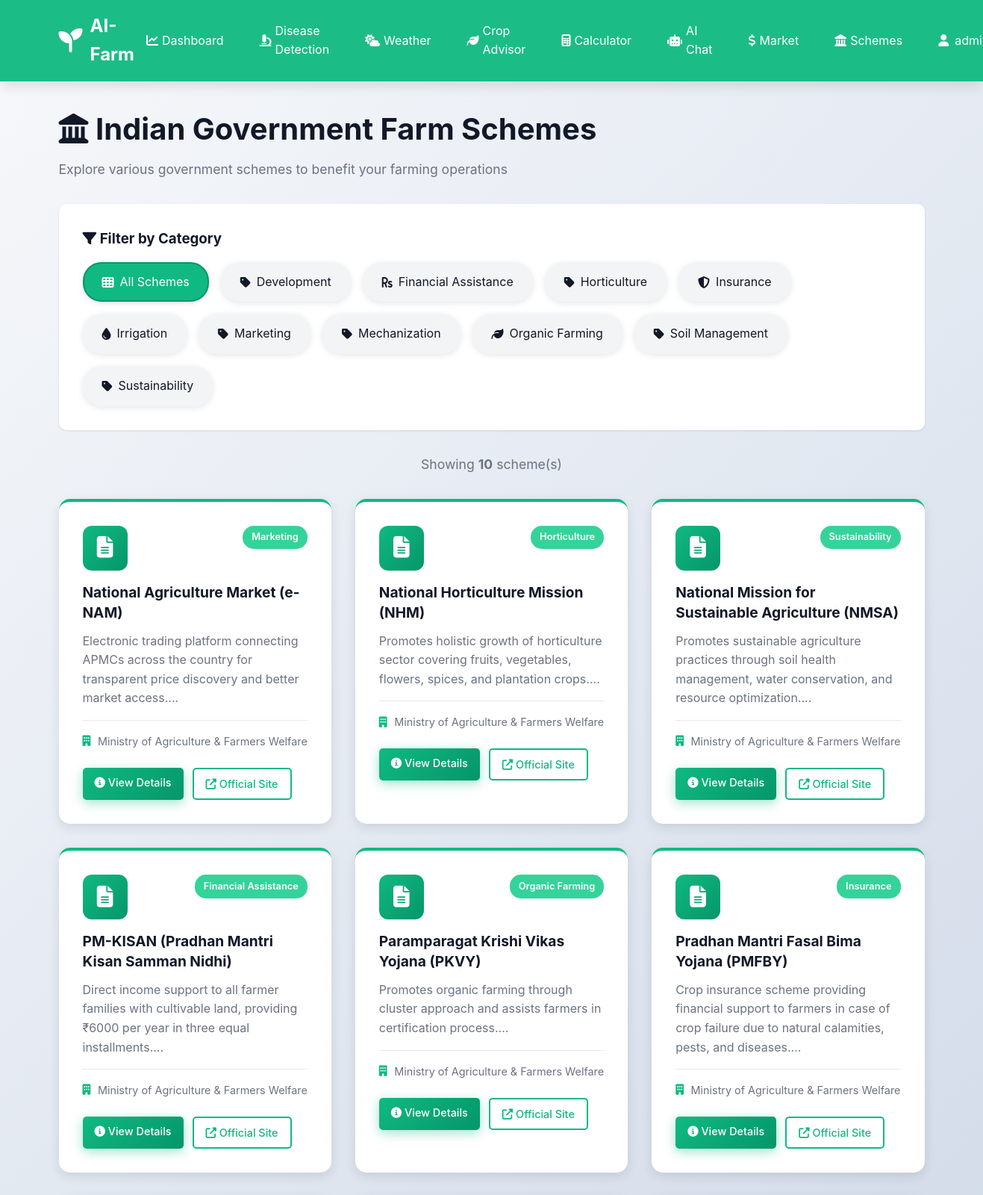
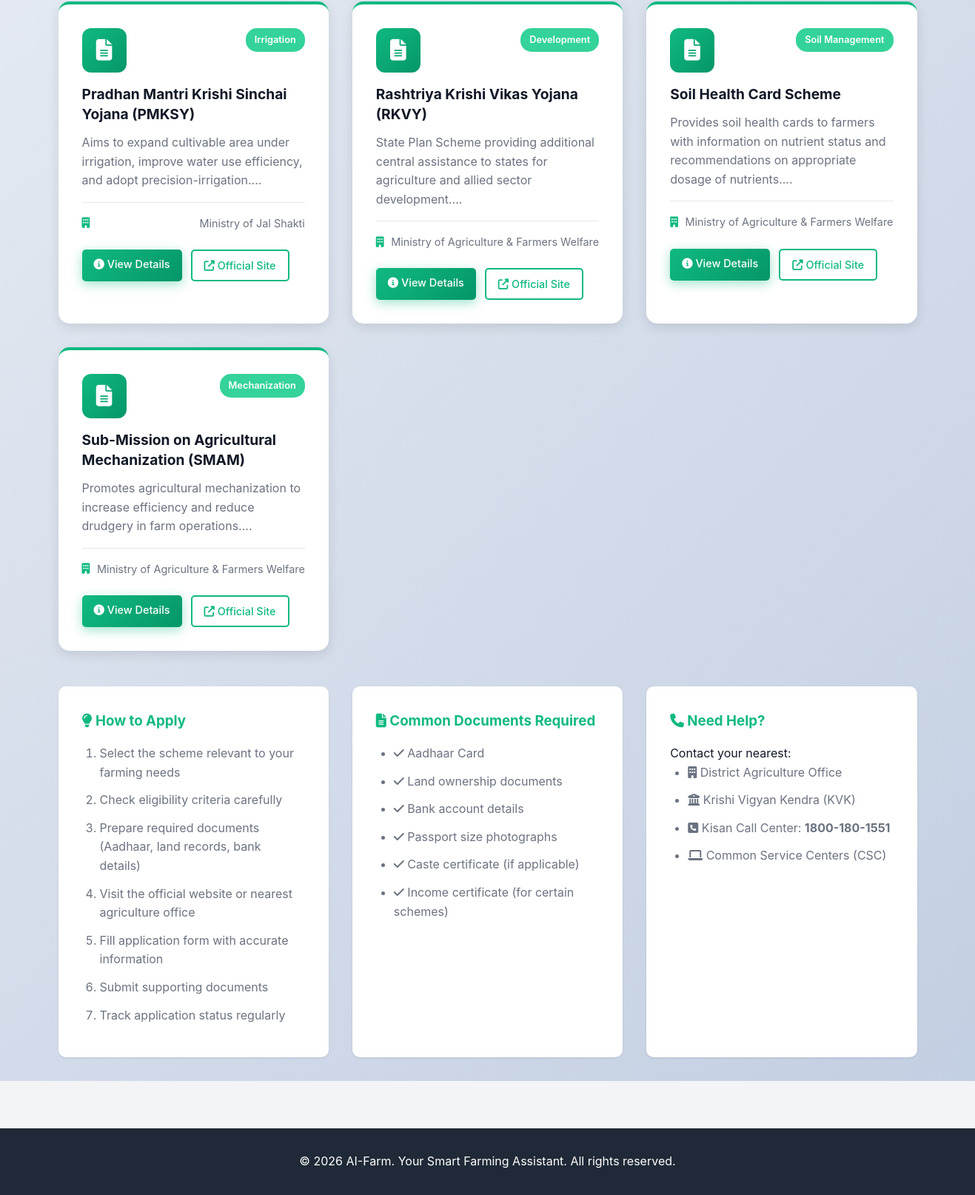
The app's page /govt-schemes (signed in) with its own data (2 pictures, top to bottom).
### tables this page shows
CREATE TABLE govt_schemes
                 (id INTEGER PRIMARY KEY AUTOINCREMENT,
                  scheme_name TEXT NOT NULL,
                  description TEXT,
                  eligibility TEXT,
                  benefits TEXT,
                  how_to_apply TEXT,
                  ministry TEXT,
                  website_link TEXT,
                  category TEXT,
                  created_at TIMESTAMP DEFAULT CURRENT_TIMESTAMP);

### app.py (the view)
@app.route('/govt-schemes')
@login_required
def govt_schemes():
    conn = sqlite3.connect('aifarm.db')
    conn.row_factory = sqlite3.Row
    c = conn.cursor()
    category = request.args.get('category', 'all')
    if category == 'all':
        c.execute('SELECT * FROM govt_schemes ORDER BY scheme_name')
    else:
        c.execute('SELECT * FROM govt_schemes WHERE category = ? ORDER BY scheme_name', (category,))
    schemes = c.fetchall()
    c.execute('SELECT DISTINCT category FROM govt_schemes ORDER BY category')
    categories = [row['category'] for row in c.fetchall()]
    conn.close()
    return render_template('govt_schemes.html', schemes=schemes, categories=categories, selected_category=category)

### app.py (called while the page is built)
def login_required(f):
    @wraps(f)
    def decorated_function(*args, **kwargs):
        if 'user_id' not in session:
            flash('Please log in to access this page.', 'warning')
            return redirect(url_for('login'))
        return f(*args, **kwargs)
    return decorated_function

### templates/govt_schemes.html (shortened to what this page needs)
{% extends "base.html" %}
{% block content %}
<div class="page-container schemes-page">
    <div class="container">
        <div class="page-header">
            <h1><i class="fas fa-landmark"></i> Indian Government Farm Schemes</h1>
            <p>Explore various government schemes to benefit your farming operations</p>
        </div>
        <div class="schemes-filters">
            <h3><i class="fas fa-filter"></i> Filter by Category</h3>
            <div class="category-pills">
                <a href="{{ url_for('govt_schemes', category='all') }}"
                   class="pill {% if selected_category == 'all' %}active{% endif %}">
                    <i class="fas fa-th"></i> All Schemes
                </a>
                {% for category in categories %}
                <a href="{{ url_for('govt_schemes', category=category) }}"
                   class="pill {% if selected_category == category %}active{% endif %}">
                    {% if category == 'Financial Assistance' %}
                        <i class="fas fa-rupee-sign"></i>
                    {% elif category == 'Insurance' %}
                        <i class="fas fa-shield-alt"></i>
                    {% elif category == 'Credit' %}
                        <i class="fas fa-credit-card"></i>
                    {% elif category == 'Irrigation' %}
                        <i class="fas fa-tint"></i>
                    {% elif category == 'Organic Farming' %}
                        <i class="fas fa-leaf"></i>
                    {% else %}
                        <i class="fas fa-tag"></i>
                    {% endif %}
                    {{ category }}
                </a>
                {% endfor %}
            </div>
        </div>
        <div class="schemes-count">
            <p>Showing <strong>{{ schemes|length }}</strong> scheme(s)</p>
        </div>
        <div class="schemes-grid">
            {% for scheme in schemes %}
            <div class="scheme-card">
                <div class="scheme-header">
                    <div class="scheme-icon">
                        <i class="fas fa-file-alt"></i>
                    </div>
                    <div class="scheme-category-badge">{{ scheme.category }}</div>
                </div>
                <h3>{{ scheme.scheme_name }}</h3>
                <p class="scheme-description">{{ scheme.description[:150] }}...</p>
                <div class="scheme-info">
                    <div class="info-item">
                        <i class="fas fa-building"></i>
                        <span>{{ scheme.ministry }}</span>
                    </div>
                </div>
                <div class="scheme-actions">
                    <a href="{{ url_for('scheme_detail', scheme_id=scheme.id) }}" class="btn btn-primary btn-sm">
                        <i class="fas fa-info-circle"></i> View Details
                    </a>
                    {% if scheme.website_link %}
                    <a href="{{ scheme.website_link }}" target="_blank" class="btn btn-secondary btn-sm">
                        <i class="fas fa-external-link-alt"></i> Official Site
                    </a>
                    {% endif %}
                </div>
            </div>
            {% endfor %}
        </div>
        <div class="schemes-info-section">
            <div class="info-card">
                <h3><i class="fas fa-lightbulb"></i> How to Apply</h3>
                <ol>
                    <li>Select the scheme relevant to your farming needs</li>
                    <li>Check eligibility criteria carefully</li>
                    <li>Prepare required documents (Aadhaar, land records, bank details)</li>
                    <li>Visit the official website or nearest agriculture office</li>
                    <li>Fill application form with accurate information</li>
                    <li>Submit supporting documents</li>
                    <li>Track application status regularly</li>
                </ol>
            </div>
            <div class="info-card">
                <h3><i class="fas fa-file-alt"></i> Common Documents Required</h3>
                <ul>
                    <li><i class="fas fa-check"></i> Aadhaar Card</li>
                    <li><i class="fas fa-check"></i> Land ownership documents</li>
                    <li><i class="fas fa-check"></i> Bank account details</li>
                    <li><i class="fas fa-check"></i> Passport size photographs</li>
                    <li><i class="fas fa-check"></i> Caste certificate (if applicable)</li>
                    <li><i class="fas fa-check"></i> Income certificate (for certain schemes)</li>
                </ul>
            </div>
            <div class="info-card">
                <h3><i class="fas fa-phone"></i> Need Help?</h3>
                <p>Contact your nearest:</p>
                <ul>
                    <li><i class="fas fa-building"></i> District Agriculture Office</li>
                    <li><i class="fas fa-university"></i> Krishi Vigyan Kendra (KVK)</li>
                    <li><i class="fas fa-phone-square"></i> Kisan Call Center: <strong>1800-180-1551</strong></li>
                    <li><i class="fas fa-laptop"></i> Common Service Centers (CSC)</li>
                </ul>
            </div>
        </div>
    </div>
</div>
{% endblock %}

### static/css/style.css (style rules this page uses)
* { margin: 0; padding: 0; box-sizing: border-box; }
:root { --primary-color: #10B981; --primary-dark: #059669; --primary-light: #34D399; --secondary-color: #3B82F6; --danger-color: #EF4444; --warning-color: #F59E0B; --success-color: #10B981; --dark: #1F2937; --light: #F3F4F6; --white: #FFFFFF; --text-dark: #111827; --text-light: #6B7280; --border-color: #E5E7EB; --shadow: 0 1px 3px 0 rgba(0, 0, 0, 0.1); --shadow-lg: 0 10px 15px -3px rgba(0, 0, 0, 0.1); }
body { font-family: -apple-system, BlinkMacSystemFont, 'Segoe UI', Roboto, 'Helvetica Neue', Arial, sans-serif; line-height: 1.6; color: var(--text-dark); background-color: var(--light); }
.container { max-width: 1200px; margin: 0 auto; padding: 0 20px; }
.btn { display: inline-block; padding: 0.75rem 1.5rem; border-radius: 5px; text-decoration: none; border: none; cursor: pointer; font-size: 1rem; transition: all 0.3s; font-weight: 500; }
.btn-primary { background: var(--primary-color); color: var(--white); }
.btn-secondary { background: var(--white); color: var(--primary-color); border: 2px solid var(--white); }
.btn-sm { padding: 0.5rem 1rem; font-size: 0.9rem; }
.page-header { margin-bottom: 2rem; }
.page-header h1 { font-size: 2.5rem; color: var(--text-dark); margin-bottom: 0.5rem; }
.page-header p { color: var(--text-light); font-size: 1.1rem; }
.page-container { padding: 2rem 0; min-height: calc(100vh - 200px); }
.info-card { background: var(--white); padding: 1.5rem; border-radius: 10px; box-shadow: var(--shadow); }
.info-card h3 { margin-bottom: 1rem; color: var(--text-dark); }
.info-card ol, .info-card ul { padding-left: 1.5rem; }
.info-card li { margin-bottom: 0.5rem; color: var(--text-light); }
.info-item { display: flex; justify-content: space-between; }
button, .btn, a, input, select, textarea { transition: all 0.3s cubic-bezier(0.4, 0, 0.2, 1); }
.btn-primary { background: linear-gradient(135deg, var(--primary-color), var(--primary-dark)); box-shadow: 0 4px 15px rgba(16, 185, 129, 0.4); }
.badge, .pill { box-shadow: 0 2px 8px rgba(0, 0, 0, 0.1); }
.page-container { animation: fadeIn 0.5s ease-in; }
html { scroll-behavior: smooth; }

### records on screen
govt_schemes: category "Marketing", scheme_name "National Agriculture Market (e-NAM)", description "Electronic trading platform connecting APMCs across the country for transparent price discovery and better market access.", ministry "Ministry of Agriculture & Farmers Welfare"
govt_schemes: category "Horticulture", scheme_name "National Horticulture Mission (NHM)", description "Promotes holistic growth of horticulture sector covering fruits, vegetables, flowers, spices, and plantation crops.", ministry "Ministry of Agriculture & Farmers Welfare"
govt_schemes: category "Sustainability", scheme_name "National Mission for Sustainable Agriculture (NMSA)", description "Promotes sustainable agriculture practices through soil health management, water conservation, and resource optimization.", ministry "Ministry of Agriculture & Farmers Welfare"
govt_schemes: category "Financial Assistance", scheme_name "PM-KISAN (Pradhan Mantri Kisan Samman Nidhi)", description "Direct income support to all farmer families with cultivable land, providing ₹6000 per year in three equal installments.", ministry "Ministry of Agriculture & Farmers Welfare"
govt_schemes: category "Organic Farming", scheme_name "Paramparagat Krishi Vikas Yojana (PKVY)", description "Promotes organic farming through cluster approach and assists farmers in certification process.", ministry "Ministry of Agriculture & Farmers Welfare"
govt_schemes: category "Insurance", scheme_name "Pradhan Mantri Fasal Bima Yojana (PMFBY)", description "Crop insurance scheme providing financial support to farmers in case of crop failure due to natural calamities, pests, and diseases.", ministry "Ministry of Agriculture & Farmers Welfare"
govt_schemes: category "Irrigation", scheme_name "Pradhan Mantri Krishi Sinchai Yojana (PMKSY)", description "Aims to expand cultivable area under irrigation, improve water use efficiency, and adopt precision-irrigation.", ministry "Ministry of Jal Shakti"
govt_schemes: category "Development", scheme_name "Rashtriya Krishi Vikas Yojana (RKVY)", description "State Plan Scheme providing additional central assistance to states for agriculture and allied sector development.", ministry "Ministry of Agriculture & Farmers Welfare"
govt_schemes: category "Soil Management", scheme_name "Soil Health Card Scheme", description "Provides soil health cards to farmers with information on nutrient status and recommendations on appropriate dosage of nutrients.", ministry "Ministry of Agriculture & Farmers Welfare"
govt_schemes: category "Mechanization", scheme_name "Sub-Mission on Agricultural Mechanization (SMAM)", description "Promotes agricultural mechanization to increase efficiency and reduce drudgery in farm operations.", ministry "Ministry of Agriculture & Farmers Welfare"

### other values on screen
{{ category }} "Development" "Financial Assistance" "Horticulture" "Insurance" "Irrigation" "Marketing" "Mechanization" "Organic Farming" "Soil Management" "Sustainability"
{{ schemes|length }} "10"
